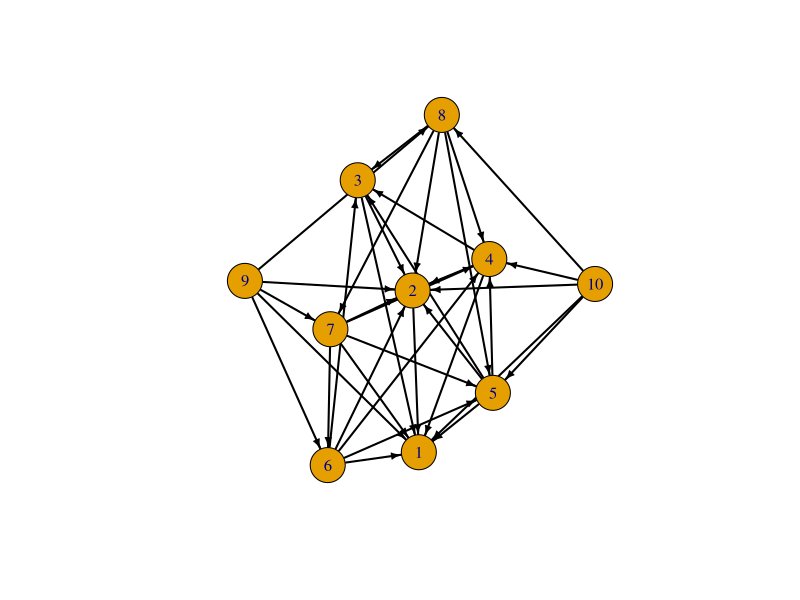

The R script that drew this image:
library(igraph)

# test (dataset here is directed graph, but we can also apply it to undirected graph) #
# Below procedure is to calculate -> the number of times that node "one" appears in all 3-node motifs #
testGraph = barabasi.game(10, 
                          m = 5,
                          power = 0.6, 
                          out.pref = TRUE,
                          zero.appeal = 0.5,
                          directed = TRUE)

plot(testGraph,vertex.size = 20, edge.width  =2, edge.arrow.size = 0.5, edge.color = "black")

# Label nodes to more easily keep track during subsets/deletions
V(testGraph)$name = c('one', 'two', 'three', 'four', 'five', 'six', 'seven', 'eight', 'nine', 'ten')

subGraph = graph.neighborhood(testGraph, order = 1, V(testGraph)[1], mode = 'all')[[1]]
allMotifs = triad.census(subGraph)
removeNode = delete.vertices(subGraph, 'one')
node1Motifs = allMotifs - triad.census(removeNode) # the length of output here is 16
final_node1Motifs = node1Motifs[c(3,5,6:16)] # the length of final version is 13
# test over #

# Idea from https://stackoverflow.com/questions/12374534/how-to-mine-for-motifs-in-r-with-igraph #